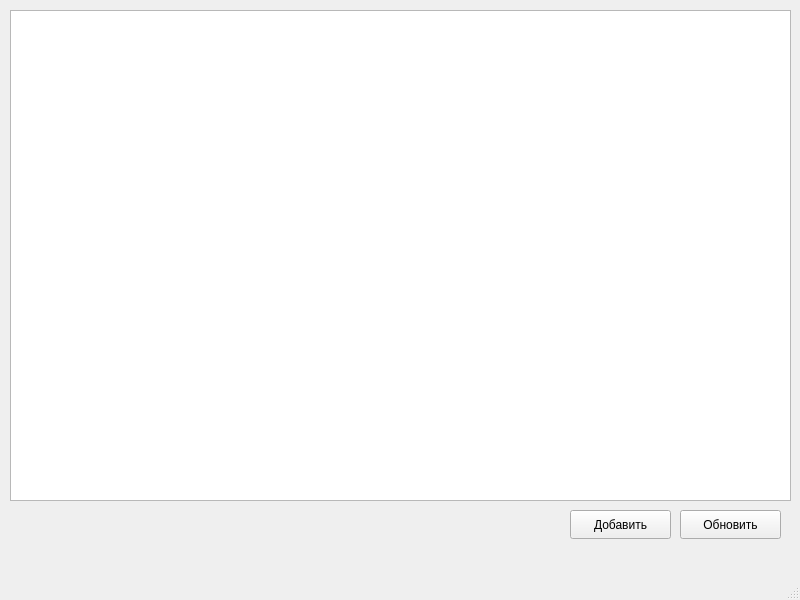
<?xml version="1.0" encoding="UTF-8"?>
<ui version="4.0">
 <class>MainWindow</class>
 <widget class="QMainWindow" name="MainWindow">
  <property name="geometry">
   <rect>
    <x>0</x>
    <y>0</y>
    <width>800</width>
    <height>600</height>
   </rect>
  </property>
  <property name="windowTitle">
   <string>MainWindow</string>
  </property>
  <widget class="QWidget" name="centralwidget">
   <widget class="QTableWidget" name="coffeePrices">
    <property name="geometry">
     <rect>
      <x>10</x>
      <y>10</y>
      <width>781</width>
      <height>491</height>
     </rect>
    </property>
   </widget>
   <widget class="QPushButton" name="refresh">
    <property name="geometry">
     <rect>
      <x>680</x>
      <y>510</y>
      <width>101</width>
      <height>29</height>
     </rect>
    </property>
    <property name="text">
     <string>Обновить</string>
    </property>
   </widget>
   <widget class="QPushButton" name="addCoffee">
    <property name="geometry">
     <rect>
      <x>570</x>
      <y>510</y>
      <width>101</width>
      <height>29</height>
     </rect>
    </property>
    <property name="text">
     <string>Добавить</string>
    </property>
   </widget>
  </widget>
  <widget class="QMenuBar" name="menubar">
   <property name="geometry">
    <rect>
     <x>0</x>
     <y>0</y>
     <width>800</width>
     <height>26</height>
    </rect>
   </property>
  </widget>
  <widget class="QStatusBar" name="statusbar"/>
 </widget>
 <resources/>
 <connections/>
</ui>
